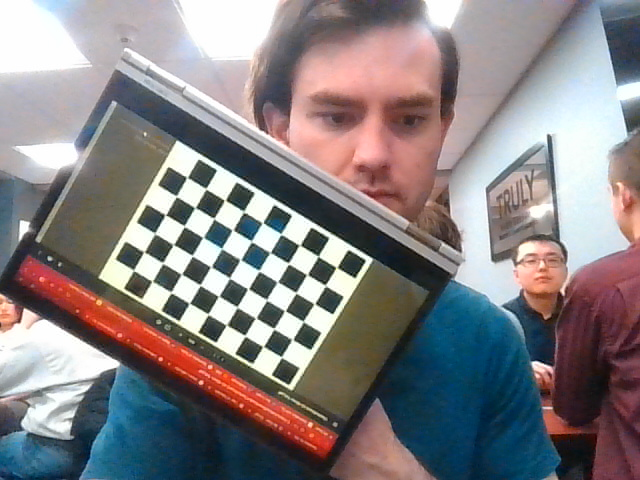
#> input picture CameraCalibration/images/img0.png, 640 x 480 px; its folder holds 4 pictures in this run
$ python Calibration.py
#> lines starting #> are read from the running program, lines starting #| are printed output that depends on the picture; after the words box and inside, x2 and y2 are one past the last pixel; in counts of white or black regions, pixels touching at a corner belong together
import numpy as np
import cv2 as cv
import glob
import pickle


################ FIND CHESSBOARD CORNERS - OBJECT POINTS AND IMAGE POINTS #############################

chessboardSize = (9,6)
frameSize = (640,480)


# termination criteria
criteria = (cv.TERM_CRITERIA_EPS + cv.TERM_CRITERIA_MAX_ITER, 30, 0.001)


# prepare object points, like (0,0,0), (1,0,0), (2,0,0) ....,(6,5,0)
objp = np.zeros((chessboardSize[0] * chessboardSize[1], 3), np.float32)
objp[:,:2] = np.mgrid[0:chessboardSize[0],0:chessboardSize[1]].T.reshape(-1,2)

size_of_chessboard_squares_mm = 20
objp = objp * size_of_chessboard_squares_mm


# Arrays to store object points and image points from all the images.
objpoints = [] # 3d point in real world space
imgpoints = [] # 2d points in image plane.


images = glob.glob('cameraCalibration/Images/*.png')
print(len(images))
for image in images:

    img = cv.imread(image)
#> img is the input picture: shape (480, 640, 3); mean B, G, R 130.7, 128.7, 134.1
    gray = cv.cvtColor(img, cv.COLOR_BGR2GRAY)
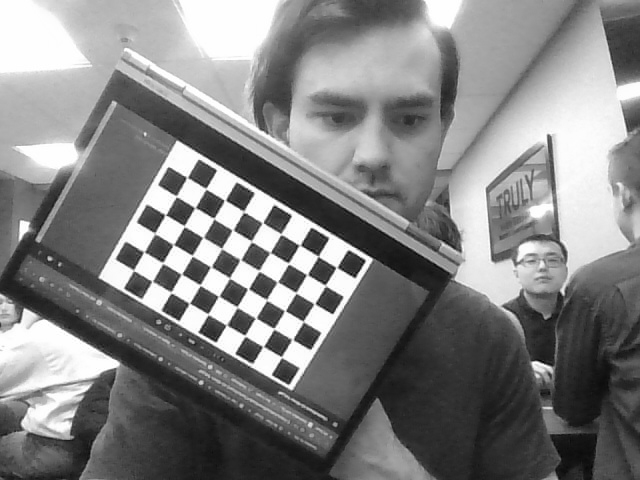
#> gray: shape (480, 640); min 1, max 255, mean 130.6

    # Find the chess board corners
    ret, corners = cv.findChessboardCorners(gray, chessboardSize, None)
#> ret = True; corners = 54 rows, first 8: [281.4, 357], [262.7, 346.6], [245.1, 335.7], [226.3, 324.8], [207.9, 314], [189, 303.3], [171, 292.7], [152, 281.2]

    # If found, add object points, image points (after refining them)
    if ret == True:

        objpoints.append(objp)
        corners2 = cv.cornerSubPix(gray, corners, (11,11), (-1,-1), criteria)
#> corners2 = 54 rows, first 8: [281.4, 357.1], [263.2, 346.4], [245, 335.7], [226.5, 325], [208.1, 314.2], [189.4, 303.3], [171, 292.4], [152.2, 281.2]
        imgpoints.append(corners)

        # Draw and display the corners
        cv.drawChessboardCorners(img, chessboardSize, corners2, ret)
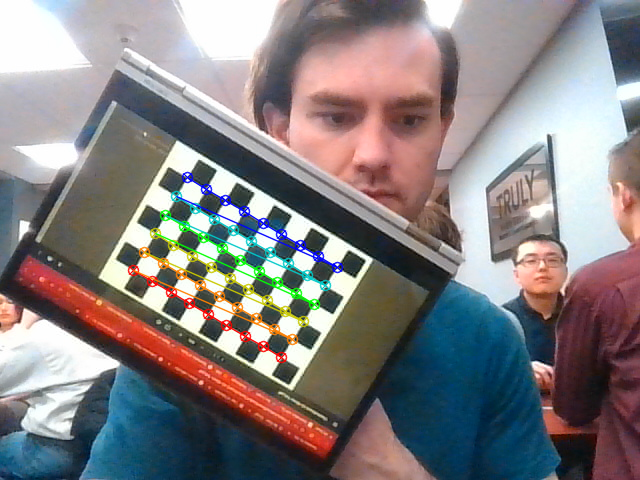
#> img: shape (480, 640, 3); 2.96% of pixels changed, all inside (x1, y1, x2, y2) = (127, 171, 344, 364)
        cv.imshow('img', img)
        cv.waitKey(1000)
#> pass 2 of the loop `for image in images:`:
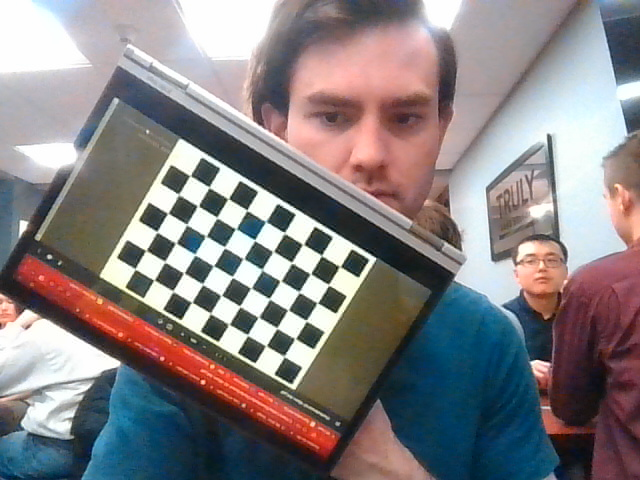
#> input picture CameraCalibration/images/img1.png, 640 x 480 px
#> img is the input picture: shape (480, 640, 3); mean B, G, R 130.6, 128.5, 134
#> `gray = cv.cvtColor(img, cv.COLOR_BGR2GRAY)`:
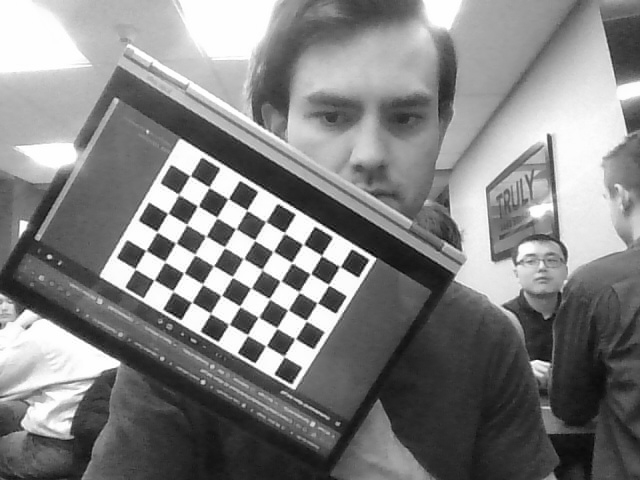
#> gray: shape (480, 640); min 2, max 255, mean 130.4
#> corners = 54 rows, first 8: [283.7, 356.1], [266.4, 345.5], [247.5, 334.4], [228.4, 324.2], [210.4, 313.3], [192.2, 302.3], [172.9, 290.6], [154.2, 280]
#> corners2 = 54 rows, first 8: [284.1, 356.3], [265.9, 345.7], [247.5, 335], [228.9, 324.4], [210.5, 313.3], [191.6, 302.2], [172.9, 291.2], [154.1, 280.1]
#> `cv.drawChessboardCorners(img, chessboardSize, corners2, ret)`:
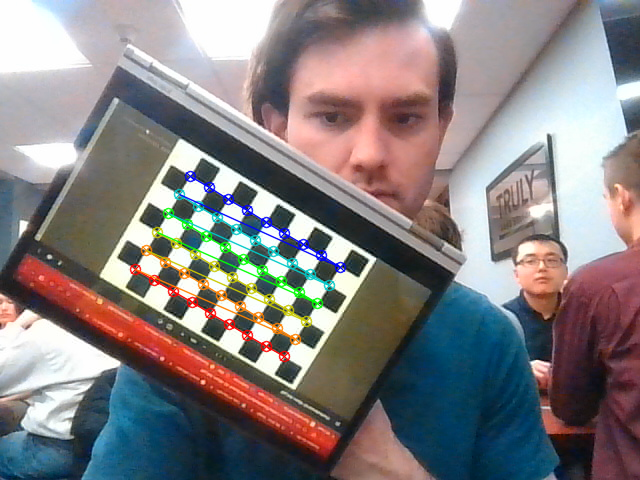
#> img: shape (480, 640, 3); 2.97% of pixels changed, all inside (x1, y1, x2, y2) = (129, 170, 347, 363)
#> pass 3 of the loop `for image in images:`:
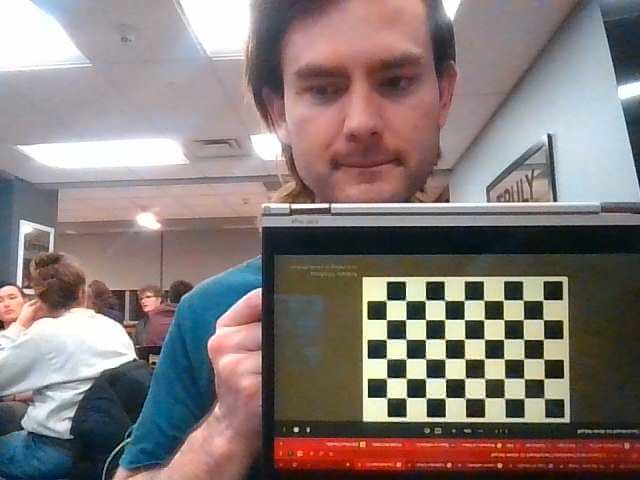
#> input picture CameraCalibration/images/img10.png, 640 x 480 px
#> img is the input picture: shape (480, 640, 3); mean B, G, R 119.8, 122.8, 133.3
#> `gray = cv.cvtColor(img, cv.COLOR_BGR2GRAY)`:
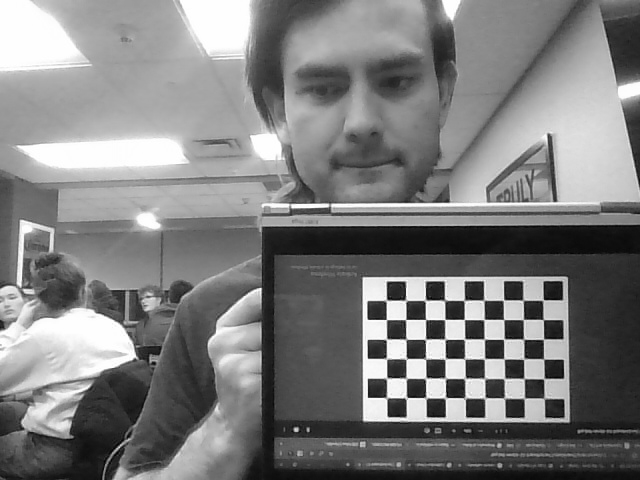
#> gray: shape (480, 640); min 1, max 255, mean 125.6
#> corners = 54 rows, first 8: [544.2, 398.6], [524.3, 398.3], [503.8, 398.2], [485.1, 398], [464.8, 398.6], [445.5, 397.6], [425.8, 398], [406.9, 397.8]
#> corners2 = 54 rows, first 8: [544.3, 398.3], [524.3, 398.2], [504.6, 398], [484.8, 397.9], [465.2, 397.8], [445.4, 397.7], [425.9, 397.7], [406.2, 397.6]
#> `cv.drawChessboardCorners(img, chessboardSize, corners2, ret)`:
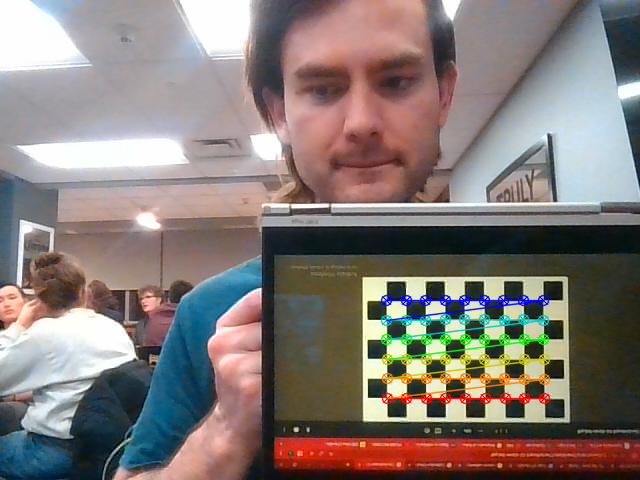
#> img: shape (480, 640, 3); 2.94% of pixels changed, all inside (x1, y1, x2, y2) = (380, 294, 551, 405)
#> the loop made 4 passes; the first 3 are shown


cv.destroyAllWindows()


############## CALIBRATION #######################################################

ret, cameraMatrix, dist, rvecs, tvecs = cv.calibrateCamera(objpoints, imgpoints, frameSize, None, None)

# Save the camera calibration result for later use (we won't worry about rvecs / tvecs)
pickle.dump((cameraMatrix, dist), open( "calibration.pkl", "wb" ))
pickle.dump(cameraMatrix, open( "cameraMatrix.pkl", "wb" ))
pickle.dump(dist, open( "dist.pkl", "wb" ))


############## UNDISTORTION #####################################################

img = cv.imread('cali5.png')
#> (the run stopped early here; a loop or call above may not have finished)
